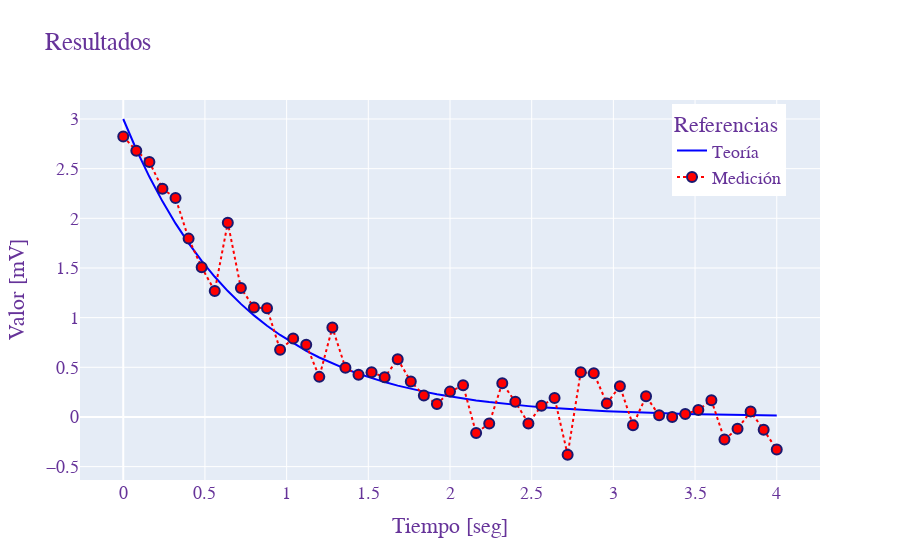

Notebook cell for this chart:
### Markdown cell above
Para agregar nombres a los ejes usamos `xlabel` y `ylabel`:
Los títulos a la figura se pueden agregar con `title`:

### Code cell
fig = go.Figure()

fig.add_trace(go.Scatter(
    x=x
    ,y=y
    ,name='Teoría'
    ,line=dict(
         color='blue'
        ,width=2)
    ))
fig.add_trace(go.Scatter(
     x=x
    ,y=medicion
    ,name='Medición'
    ,mode='lines+markers'
    ,line=dict(
        color='red'
        ,width=2
        ,dash='dot')
    ,marker=dict(
        color='red'
        ,symbol='circle'
        ,size=10
        ,line_width=2
        ,line_color="midnightblue")))

fig.update_layout(
    title="Resultados",
    xaxis_title="Tiempo [seg]",
    yaxis_title="Valor [mV]",
    legend_title="Referencias",
    font=dict(
        family="Courier New, monospace",
        size=18,
        color="RebeccaPurple"
    ),
    legend=dict(
    yanchor="top",
    y=0.99,
    xanchor="left",
    x=0.8)
)

fig.show()

### Figure 1 — Plotly figure (JSON) as saved in the notebook; plotly's stock layout.template omitted (floating-point values rounded to 4 significant figures)
{"data": [{"line": {"color": "blue", "width": 2}, "name": "Teoría", "type": "scatter", "x": [0, 0.08, 0.16, 0.24, 0.32, 0.4, 0.48, 0.56, 0.64, 0.72, 0.8, 0.88, 0.96, 1.04, 1.12, 1.2, 1.28, 1.36, 1.44, 1.52, 1.6, 1.68, 1.76, 1.84, 1.92, 2, 2.08, 2.16, 2.24, 2.32, 2.4, 2.48, 2.56, 2.64, 2.72, 2.8, 2.88, 2.96, 3.04, 3.12, 3.2, 3.28, 3.36, 3.44, 3.52, 3.6, 3.68, 3.76, 3.84, 3.92, 4], "y": [3, 2.693, 2.418, 2.171, 1.949, 1.75, 1.571, 1.411, 1.268, 1.138, 1.023, 0.9187, 0.8253, 0.7415, 0.6662, 0.5986, 0.5379, 0.4834, 0.4345, 0.3905, 0.351, 0.3155, 0.2836, 0.2549, 0.2292, 0.2061, 0.1853, 0.1666, 0.1498, 0.1347, 0.1211, 0.1089, 0.09798, 0.08813, 0.07926, 0.0713, 0.06413, 0.05769, 0.0519, 0.04669, 0.04201, 0.03779, 0.034, 0.0306, 0.02753, 0.02477, 0.02229, 0.02006, 0.01805, 0.01625, 0.01462]}, {"line": {"color": "red", "dash": "dot", "width": 2}, "marker": {"color": "red", "line": {"color": "midnightblue", "width": 2}, "size": 10, "symbol": "circle"}, "mode": "lines+markers", "name": "Medición", "type": "scatter", "x": [0, 0.08, 0.16, 0.24, 0.32, 0.4, 0.48, 0.56, 0.64, 0.72, 0.8, 0.88, 0.96, 1.04, 1.12, 1.2, 1.28, 1.36, 1.44, 1.52, 1.6, 1.68, 1.76, 1.84, 1.92, 2, 2.08, 2.16, 2.24, 2.32, 2.4, 2.48, 2.56, 2.64, 2.72, 2.8, 2.88, 2.96, 3.04, 3.12, 3.2, 3.28, 3.36, 3.44, 3.52, 3.6, 3.68, 3.76, 3.84, 3.92, 4], "y": [2.825, 2.679, 2.567, 2.298, 2.204, 1.796, 1.508, 1.268, 1.956, 1.298, 1.102, 1.093, 0.6763, 0.7898, 0.7267, 0.4035, 0.9007, 0.4942, 0.4251, 0.4508, 0.4, 0.5804, 0.358, 0.2166, 0.1293, 0.255, 0.3182, -0.1625, -0.06598, 0.3397, 0.152, -0.06536, 0.1133, 0.1908, -0.3807, 0.451, 0.4407, 0.1365, 0.3091, -0.08288, 0.2073, 0.01611, -0.0008595, 0.03035, 0.06948, 0.1687, -0.227, -0.1187, 0.05373, -0.1297, -0.3283]}], "layout": {"font": {"color": "RebeccaPurple", "family": "Courier New, monospace", "size": 18}, "legend": {"title": {"text": "Referencias"}, "x": 0.8, "xanchor": "left", "y": 0.99, "yanchor": "top"}, "title": {"text": "Resultados"}, "xaxis": {"title": {"text": "Tiempo [seg]"}}, "yaxis": {"title": {"text": "Valor [mV]"}}}}
